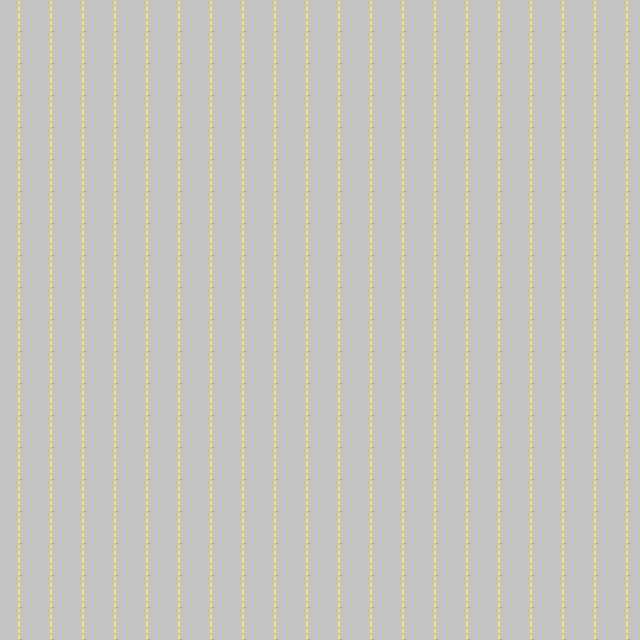

The image is a tile-based game level rendered from a .tmx file. Its description and source (layers, tilesets, objects; grid data summarised) follow:
An orthogonal 20x20 tile map with 32x32 px tiles, 1 tile layer (Tile Layer 1).

<map version="1.0" orientation="orthogonal" width="20" height="20" tilewidth="32" tileheight="32">
 <tileset firstgid="1" name="fuck" tilewidth="32" tileheight="32">
  <image source="road.png" width="96" height="32" />
 </tileset>
 <layer name="Tile Layer 1" width="20" height="20">
  <data>[400 cells, 400 non-empty, 1 distinct tile ids]</data>
 </layer>
</map>
